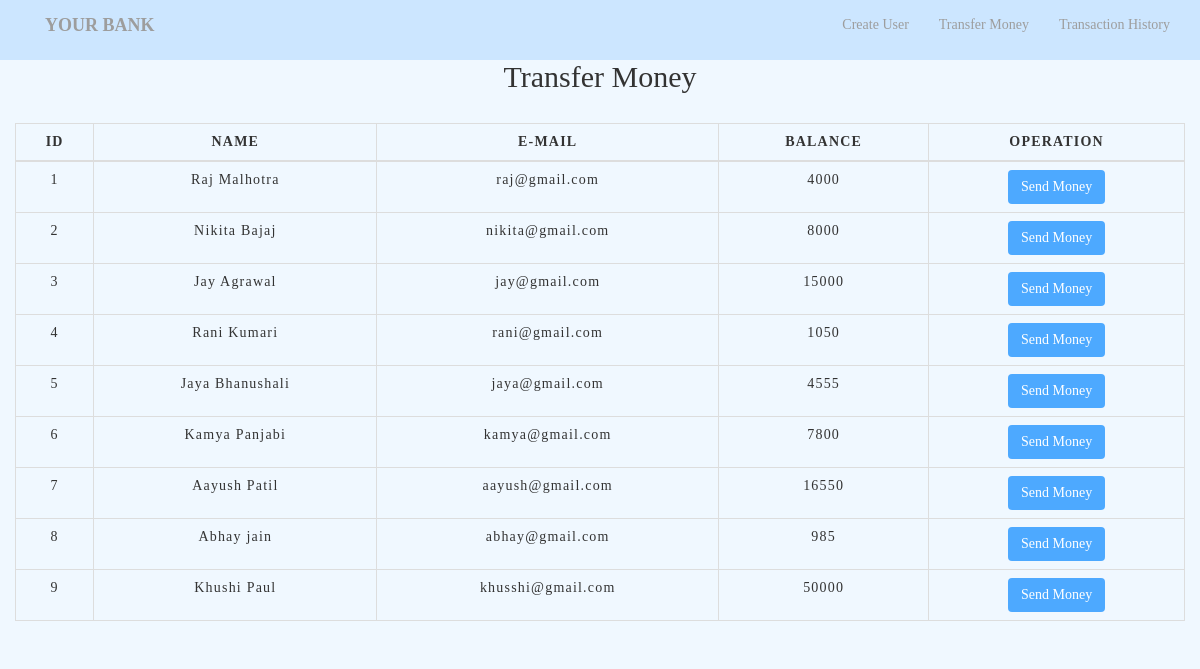
/transfer-money.php, run on the app's committed database.
### tables this page shows
CREATE TABLE IF NOT EXISTS `users` (
  `id` int(3) NOT NULL AUTO_INCREMENT,
  `name` text NOT NULL,
  `email` varchar(30) NOT NULL,
  `balance` int(8) NOT NULL,
  PRIMARY KEY (`id`)
);

### transfer-money.php (the view, shortened to what this page needs)
<!doctype html>
<html lang="en">
<head>
  <link rel="stylesheet" href="https://maxcdn.bootstrapcdn.com/bootstrap/3.4.1/css/bootstrap.min.css">
  <link href="css/table.css" rel="stylesheet" type="text/css" />
</head>
<body style="background-color:Aliceblue">
  <?php
        include 'configure.php';
        $sql = "SELECT * FROM users";
        $result = mysqli_query($conn,$sql);
    ?>
  <?php include 'header-footer.php' ?>
  <br><br>
  <div class="container">
    <center>
      <h2>Transfer Money</h2>
    </center>
    <br>
    <div class="row">
      <div class="col">
        <div class="table-responsive-sm">
          <table class="table table-hover table-sm  table-bordered ">
            <thead>
              <tr>
                <th scope="col" class="text-center ">ID</th>
                <th scope="col" class="text-center ">NAME</th>
                <th scope="col" class="text-center ">E-MAIL</th>
                <th scope="col" class="text-center ">BALANCE</th>
                <th scope="col" class="text-center ">OPERATION</th>
              </tr>
            </thead>
            <tbody>
              <?php
                          while($row=mysqli_fetch_assoc($result) ){
                          ?>
              <tr>
                <td class="text-center "><?php echo $row['id'];?></td>
                <td class="text-center "><?php echo $row['name'];?></td>
                <td class="text-center "><?php echo $row['email'];?></td>
                <td class="text-center "><?php echo $row['balance'];?></td>
                <td class="text-center "><a href="selecteduserdetail.php?id= <?php echo $row['id'] ;?>"> <button type="button" class="btn">Send Money</button></a></td>
              </tr>
              <?php } ?>
            </tbody>
          </table>
        </div>
      </div>
    </div>
  </div>
</body>
</html>

### header-footer.php (shortened to what this page needs)
<nav class="navbar-inverse navbar-fixed-top " style="background-color:#cce6ff">
  <div class="container">
    <div class="navbar-header" style="font-color:black">
      <a href="index.php" class="navbar-brand"><b>YOUR BANK</b></a>
    </div>
    <div class=" collapse navbar-collapse">
      <ul class="nav navbar-nav navbar-right">
        <li>
          <a href="create-user.php">Create User</a>
        </li>
        <li>
          <a href="transfer-money.php">Transfer Money</a>
        </li>
        <li>
          <a href="transactionhistory.php">Transaction History</a>
        </li>
      </ul>
    </div>
  </div>
</nav>
<footer id="futer">
  <p>
    <center>
    </center>
  </p>
</footer>

### css/table.css (style rules this page uses)
* { padding: 0; margin: 0; box-sizing: border-box; font-family: "Times New Roman", Times, serif; }
#futer { position: fixed; padding: 10px 0; background-color:#cce6ff; width: 100% }
table { letter-spacing: 1.2px; }
td { text-align: center; }
button { border:none; background:#4da9ff; color:white; transition: 1s; }

### data on the page
users: id "1", name "Raj Malhotra", email "raj@gmail.com", balance "4000"
users: id "2", name "Nikita Bajaj", email "nikita@gmail.com", balance "8000"
users: id "3", name "Jay Agrawal", email "jay@gmail.com", balance "15000"
users: id "4", name "Rani Kumari", email "rani@gmail.com", balance "1050"
users: id "5", name "Jaya Bhanushali", email "jaya@gmail.com", balance "4555"
users: id "6", name "Kamya Panjabi", email "kamya@gmail.com", balance "7800"
users: id "7", name "Aayush Patil", email "aayush@gmail.com", balance "16550"
users: id "8", name "Abhay jain", email "abhay@gmail.com", balance "985"
users: id "9", name "Khushi Paul", email "khusshi@gmail.com", balance "50000"
